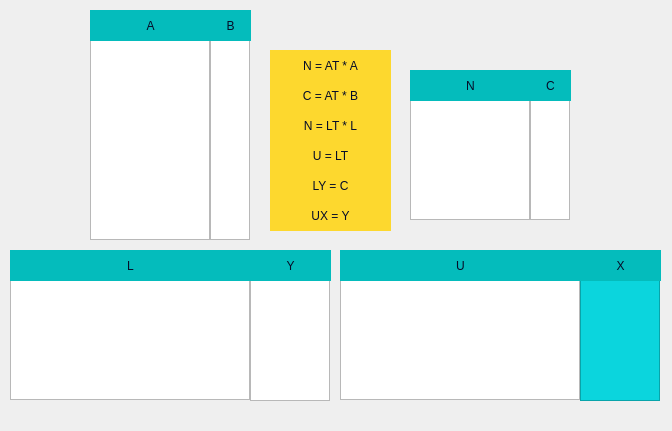
<?xml version="1.0" encoding="UTF-8"?>
<ui version="4.0">
 <class>MainWindow</class>
 <widget class="QMainWindow" name="MainWindow">
  <property name="geometry">
   <rect>
    <x>0</x>
    <y>0</y>
    <width>672</width>
    <height>431</height>
   </rect>
  </property>
  <property name="sizePolicy">
   <sizepolicy hsizetype="Minimum" vsizetype="Minimum">
    <horstretch>0</horstretch>
    <verstretch>0</verstretch>
   </sizepolicy>
  </property>
  <property name="windowTitle">
   <string>MainWindow</string>
  </property>
  <widget class="QWidget" name="centralwidget">
   <widget class="QTableWidget" name="matrixA">
    <property name="geometry">
     <rect>
      <x>90</x>
      <y>40</y>
      <width>120</width>
      <height>200</height>
     </rect>
    </property>
    <property name="sizePolicy">
     <sizepolicy hsizetype="Expanding" vsizetype="Expanding">
      <horstretch>0</horstretch>
      <verstretch>0</verstretch>
     </sizepolicy>
    </property>
    <property name="styleSheet">
     <string notr="true">font: 12pt &quot;Comic Sans MS&quot;;
color: rgb(5, 12, 40);</string>
    </property>
    <property name="verticalScrollBarPolicy">
     <enum>Qt::ScrollBarAlwaysOff</enum>
    </property>
    <property name="horizontalScrollBarPolicy">
     <enum>Qt::ScrollBarAlwaysOff</enum>
    </property>
    <property name="editTriggers">
     <set>QAbstractItemView::NoEditTriggers</set>
    </property>
    <attribute name="horizontalHeaderVisible">
     <bool>false</bool>
    </attribute>
    <attribute name="horizontalHeaderMinimumSectionSize">
     <number>40</number>
    </attribute>
    <attribute name="horizontalHeaderDefaultSectionSize">
     <number>40</number>
    </attribute>
    <attribute name="verticalHeaderVisible">
     <bool>false</bool>
    </attribute>
    <attribute name="verticalHeaderDefaultSectionSize">
     <number>40</number>
    </attribute>
   </widget>
   <widget class="QTableWidget" name="matrixB">
    <property name="geometry">
     <rect>
      <x>210</x>
      <y>40</y>
      <width>40</width>
      <height>200</height>
     </rect>
    </property>
    <property name="styleSheet">
     <string notr="true">font: 12pt &quot;Comic Sans MS&quot;;
color: rgb(5, 12, 40);</string>
    </property>
    <property name="verticalScrollBarPolicy">
     <enum>Qt::ScrollBarAlwaysOff</enum>
    </property>
    <property name="horizontalScrollBarPolicy">
     <enum>Qt::ScrollBarAlwaysOff</enum>
    </property>
    <property name="editTriggers">
     <set>QAbstractItemView::NoEditTriggers</set>
    </property>
    <attribute name="horizontalHeaderVisible">
     <bool>false</bool>
    </attribute>
    <attribute name="horizontalHeaderMinimumSectionSize">
     <number>40</number>
    </attribute>
    <attribute name="horizontalHeaderDefaultSectionSize">
     <number>40</number>
    </attribute>
    <attribute name="horizontalHeaderHighlightSections">
     <bool>true</bool>
    </attribute>
    <attribute name="verticalHeaderVisible">
     <bool>false</bool>
    </attribute>
    <attribute name="verticalHeaderDefaultSectionSize">
     <number>40</number>
    </attribute>
   </widget>
   <widget class="QTableWidget" name="matrixN">
    <property name="geometry">
     <rect>
      <x>410</x>
      <y>100</y>
      <width>120</width>
      <height>120</height>
     </rect>
    </property>
    <property name="sizePolicy">
     <sizepolicy hsizetype="Expanding" vsizetype="Expanding">
      <horstretch>0</horstretch>
      <verstretch>0</verstretch>
     </sizepolicy>
    </property>
    <property name="styleSheet">
     <string notr="true">font: 12pt &quot;Comic Sans MS&quot;;
color: rgb(5, 12, 40);</string>
    </property>
    <property name="verticalScrollBarPolicy">
     <enum>Qt::ScrollBarAlwaysOff</enum>
    </property>
    <property name="horizontalScrollBarPolicy">
     <enum>Qt::ScrollBarAlwaysOff</enum>
    </property>
    <property name="editTriggers">
     <set>QAbstractItemView::NoEditTriggers</set>
    </property>
    <attribute name="horizontalHeaderVisible">
     <bool>false</bool>
    </attribute>
    <attribute name="horizontalHeaderMinimumSectionSize">
     <number>40</number>
    </attribute>
    <attribute name="horizontalHeaderDefaultSectionSize">
     <number>40</number>
    </attribute>
    <attribute name="verticalHeaderVisible">
     <bool>false</bool>
    </attribute>
    <attribute name="verticalHeaderDefaultSectionSize">
     <number>40</number>
    </attribute>
   </widget>
   <widget class="QLabel" name="label">
    <property name="geometry">
     <rect>
      <x>90</x>
      <y>10</y>
      <width>121</width>
      <height>31</height>
     </rect>
    </property>
    <property name="styleSheet">
     <string notr="true">color: rgb(5, 12, 40);
background-color: rgb(4, 188, 188);
font: 18pt &quot;Comic Sans MS&quot;;</string>
    </property>
    <property name="text">
     <string>A</string>
    </property>
    <property name="alignment">
     <set>Qt::AlignCenter</set>
    </property>
   </widget>
   <widget class="QLabel" name="label_2">
    <property name="geometry">
     <rect>
      <x>210</x>
      <y>10</y>
      <width>41</width>
      <height>31</height>
     </rect>
    </property>
    <property name="styleSheet">
     <string notr="true">color: rgb(5, 12, 40);
background-color: rgb(4, 188, 188);
font: 18pt &quot;Comic Sans MS&quot;;</string>
    </property>
    <property name="text">
     <string>B</string>
    </property>
    <property name="alignment">
     <set>Qt::AlignCenter</set>
    </property>
   </widget>
   <widget class="QLabel" name="label_3">
    <property name="geometry">
     <rect>
      <x>410</x>
      <y>70</y>
      <width>121</width>
      <height>31</height>
     </rect>
    </property>
    <property name="styleSheet">
     <string notr="true">background-color: rgb(4, 188, 188);
color: rgb(5, 12, 40);
font: 18pt &quot;Comic Sans MS&quot;;</string>
    </property>
    <property name="text">
     <string>N</string>
    </property>
    <property name="alignment">
     <set>Qt::AlignCenter</set>
    </property>
   </widget>
   <widget class="QTableWidget" name="matrixC">
    <property name="geometry">
     <rect>
      <x>530</x>
      <y>100</y>
      <width>40</width>
      <height>120</height>
     </rect>
    </property>
    <property name="sizePolicy">
     <sizepolicy hsizetype="Expanding" vsizetype="Expanding">
      <horstretch>0</horstretch>
      <verstretch>0</verstretch>
     </sizepolicy>
    </property>
    <property name="styleSheet">
     <string notr="true">font: 12pt &quot;Comic Sans MS&quot;;
color: rgb(5, 12, 40);</string>
    </property>
    <property name="verticalScrollBarPolicy">
     <enum>Qt::ScrollBarAlwaysOff</enum>
    </property>
    <property name="horizontalScrollBarPolicy">
     <enum>Qt::ScrollBarAlwaysOff</enum>
    </property>
    <property name="editTriggers">
     <set>QAbstractItemView::NoEditTriggers</set>
    </property>
    <attribute name="horizontalHeaderVisible">
     <bool>false</bool>
    </attribute>
    <attribute name="horizontalHeaderMinimumSectionSize">
     <number>40</number>
    </attribute>
    <attribute name="horizontalHeaderDefaultSectionSize">
     <number>40</number>
    </attribute>
    <attribute name="verticalHeaderVisible">
     <bool>false</bool>
    </attribute>
    <attribute name="verticalHeaderDefaultSectionSize">
     <number>40</number>
    </attribute>
   </widget>
   <widget class="QLabel" name="label_4">
    <property name="geometry">
     <rect>
      <x>530</x>
      <y>70</y>
      <width>41</width>
      <height>31</height>
     </rect>
    </property>
    <property name="styleSheet">
     <string notr="true">background-color: rgb(4, 188, 188);
color: rgb(5, 12, 40);
font: 18pt &quot;Comic Sans MS&quot;;</string>
    </property>
    <property name="text">
     <string>C</string>
    </property>
    <property name="alignment">
     <set>Qt::AlignCenter</set>
    </property>
   </widget>
   <widget class="QTableWidget" name="matrixL">
    <property name="geometry">
     <rect>
      <x>10</x>
      <y>280</y>
      <width>240</width>
      <height>120</height>
     </rect>
    </property>
    <property name="sizePolicy">
     <sizepolicy hsizetype="Expanding" vsizetype="Expanding">
      <horstretch>0</horstretch>
      <verstretch>0</verstretch>
     </sizepolicy>
    </property>
    <property name="styleSheet">
     <string notr="true">font: 12pt &quot;Comic Sans MS&quot;;
color: rgb(5, 12, 40);</string>
    </property>
    <property name="verticalScrollBarPolicy">
     <enum>Qt::ScrollBarAlwaysOff</enum>
    </property>
    <property name="horizontalScrollBarPolicy">
     <enum>Qt::ScrollBarAlwaysOff</enum>
    </property>
    <property name="editTriggers">
     <set>QAbstractItemView::NoEditTriggers</set>
    </property>
    <attribute name="horizontalHeaderVisible">
     <bool>false</bool>
    </attribute>
    <attribute name="horizontalHeaderMinimumSectionSize">
     <number>40</number>
    </attribute>
    <attribute name="horizontalHeaderDefaultSectionSize">
     <number>80</number>
    </attribute>
    <attribute name="verticalHeaderVisible">
     <bool>false</bool>
    </attribute>
    <attribute name="verticalHeaderDefaultSectionSize">
     <number>40</number>
    </attribute>
   </widget>
   <widget class="QTableWidget" name="matrixU">
    <property name="geometry">
     <rect>
      <x>340</x>
      <y>280</y>
      <width>240</width>
      <height>120</height>
     </rect>
    </property>
    <property name="sizePolicy">
     <sizepolicy hsizetype="Expanding" vsizetype="Expanding">
      <horstretch>0</horstretch>
      <verstretch>0</verstretch>
     </sizepolicy>
    </property>
    <property name="styleSheet">
     <string notr="true">font: 12pt &quot;Comic Sans MS&quot;;
color: rgb(5, 12, 40);</string>
    </property>
    <property name="verticalScrollBarPolicy">
     <enum>Qt::ScrollBarAlwaysOff</enum>
    </property>
    <property name="horizontalScrollBarPolicy">
     <enum>Qt::ScrollBarAlwaysOff</enum>
    </property>
    <property name="editTriggers">
     <set>QAbstractItemView::NoEditTriggers</set>
    </property>
    <attribute name="horizontalHeaderVisible">
     <bool>false</bool>
    </attribute>
    <attribute name="horizontalHeaderMinimumSectionSize">
     <number>40</number>
    </attribute>
    <attribute name="horizontalHeaderDefaultSectionSize">
     <number>80</number>
    </attribute>
    <attribute name="verticalHeaderVisible">
     <bool>false</bool>
    </attribute>
    <attribute name="verticalHeaderDefaultSectionSize">
     <number>40</number>
    </attribute>
   </widget>
   <widget class="QTableWidget" name="matrixY">
    <property name="geometry">
     <rect>
      <x>250</x>
      <y>280</y>
      <width>80</width>
      <height>121</height>
     </rect>
    </property>
    <property name="styleSheet">
     <string notr="true">font: 12pt &quot;Comic Sans MS&quot;;
color: rgb(5, 12, 40);</string>
    </property>
    <property name="verticalScrollBarPolicy">
     <enum>Qt::ScrollBarAlwaysOff</enum>
    </property>
    <property name="horizontalScrollBarPolicy">
     <enum>Qt::ScrollBarAlwaysOff</enum>
    </property>
    <property name="editTriggers">
     <set>QAbstractItemView::NoEditTriggers</set>
    </property>
    <attribute name="horizontalHeaderVisible">
     <bool>false</bool>
    </attribute>
    <attribute name="horizontalHeaderMinimumSectionSize">
     <number>40</number>
    </attribute>
    <attribute name="horizontalHeaderDefaultSectionSize">
     <number>80</number>
    </attribute>
    <attribute name="horizontalHeaderHighlightSections">
     <bool>true</bool>
    </attribute>
    <attribute name="verticalHeaderVisible">
     <bool>false</bool>
    </attribute>
    <attribute name="verticalHeaderDefaultSectionSize">
     <number>40</number>
    </attribute>
   </widget>
   <widget class="QTableWidget" name="matrixX">
    <property name="geometry">
     <rect>
      <x>580</x>
      <y>280</y>
      <width>80</width>
      <height>121</height>
     </rect>
    </property>
    <property name="styleSheet">
     <string notr="true">font: 12pt &quot;Comic Sans MS&quot;;
background-color: rgb(11, 213, 221);
color: rgb(5, 12, 40);</string>
    </property>
    <property name="verticalScrollBarPolicy">
     <enum>Qt::ScrollBarAlwaysOff</enum>
    </property>
    <property name="horizontalScrollBarPolicy">
     <enum>Qt::ScrollBarAlwaysOff</enum>
    </property>
    <property name="editTriggers">
     <set>QAbstractItemView::NoEditTriggers</set>
    </property>
    <attribute name="horizontalHeaderVisible">
     <bool>false</bool>
    </attribute>
    <attribute name="horizontalHeaderMinimumSectionSize">
     <number>40</number>
    </attribute>
    <attribute name="horizontalHeaderDefaultSectionSize">
     <number>80</number>
    </attribute>
    <attribute name="horizontalHeaderHighlightSections">
     <bool>true</bool>
    </attribute>
    <attribute name="verticalHeaderVisible">
     <bool>false</bool>
    </attribute>
    <attribute name="verticalHeaderDefaultSectionSize">
     <number>40</number>
    </attribute>
   </widget>
   <widget class="QLabel" name="label_5">
    <property name="geometry">
     <rect>
      <x>250</x>
      <y>250</y>
      <width>81</width>
      <height>31</height>
     </rect>
    </property>
    <property name="styleSheet">
     <string notr="true">background-color: rgb(4, 188, 188);
color: rgb(5, 12, 40);
font: 18pt &quot;Comic Sans MS&quot;;</string>
    </property>
    <property name="text">
     <string>Y</string>
    </property>
    <property name="alignment">
     <set>Qt::AlignCenter</set>
    </property>
   </widget>
   <widget class="QLabel" name="label_6">
    <property name="geometry">
     <rect>
      <x>10</x>
      <y>250</y>
      <width>241</width>
      <height>31</height>
     </rect>
    </property>
    <property name="styleSheet">
     <string notr="true">background-color: rgb(4, 188, 188);
color: rgb(5, 12, 40);
font: 18pt &quot;Comic Sans MS&quot;;</string>
    </property>
    <property name="text">
     <string>L</string>
    </property>
    <property name="alignment">
     <set>Qt::AlignCenter</set>
    </property>
   </widget>
   <widget class="QLabel" name="label_7">
    <property name="geometry">
     <rect>
      <x>340</x>
      <y>250</y>
      <width>241</width>
      <height>31</height>
     </rect>
    </property>
    <property name="styleSheet">
     <string notr="true">background-color: rgb(4, 188, 188);
color: rgb(5, 12, 40);
font: 18pt &quot;Comic Sans MS&quot;;</string>
    </property>
    <property name="text">
     <string>U</string>
    </property>
    <property name="alignment">
     <set>Qt::AlignCenter</set>
    </property>
   </widget>
   <widget class="QLabel" name="label_8">
    <property name="geometry">
     <rect>
      <x>580</x>
      <y>250</y>
      <width>81</width>
      <height>31</height>
     </rect>
    </property>
    <property name="styleSheet">
     <string notr="true">background-color: rgb(4, 188, 188);
color: rgb(5, 12, 40);
font: 18pt &quot;Comic Sans MS&quot;;</string>
    </property>
    <property name="text">
     <string>X</string>
    </property>
    <property name="alignment">
     <set>Qt::AlignCenter</set>
    </property>
   </widget>
   <widget class="QLabel" name="label_9">
    <property name="geometry">
     <rect>
      <x>270</x>
      <y>50</y>
      <width>121</width>
      <height>31</height>
     </rect>
    </property>
    <property name="styleSheet">
     <string notr="true">color: rgb(5, 12, 40);
font: 18pt &quot;Comic Sans MS&quot;;
background-color: rgb(253, 216, 46);</string>
    </property>
    <property name="text">
     <string>N = AT * A</string>
    </property>
    <property name="alignment">
     <set>Qt::AlignCenter</set>
    </property>
   </widget>
   <widget class="QLabel" name="label_10">
    <property name="geometry">
     <rect>
      <x>270</x>
      <y>80</y>
      <width>121</width>
      <height>31</height>
     </rect>
    </property>
    <property name="styleSheet">
     <string notr="true">color: rgb(5, 12, 40);
font: 18pt &quot;Comic Sans MS&quot;;
background-color: rgb(253, 216, 46);</string>
    </property>
    <property name="text">
     <string>C = AT * B</string>
    </property>
    <property name="alignment">
     <set>Qt::AlignCenter</set>
    </property>
   </widget>
   <widget class="QLabel" name="label_11">
    <property name="geometry">
     <rect>
      <x>270</x>
      <y>110</y>
      <width>121</width>
      <height>31</height>
     </rect>
    </property>
    <property name="styleSheet">
     <string notr="true">color: rgb(5, 12, 40);
background-color: rgb(253, 216, 46);
font: 18pt &quot;Comic Sans MS&quot;;</string>
    </property>
    <property name="text">
     <string>N = LT * L</string>
    </property>
    <property name="alignment">
     <set>Qt::AlignCenter</set>
    </property>
   </widget>
   <widget class="QLabel" name="label_12">
    <property name="geometry">
     <rect>
      <x>270</x>
      <y>140</y>
      <width>121</width>
      <height>31</height>
     </rect>
    </property>
    <property name="styleSheet">
     <string notr="true">color: rgb(5, 12, 40);
background-color: rgb(253, 216, 46);
font: 18pt &quot;Comic Sans MS&quot;;</string>
    </property>
    <property name="text">
     <string>U = LT</string>
    </property>
    <property name="alignment">
     <set>Qt::AlignCenter</set>
    </property>
   </widget>
   <widget class="QLabel" name="label_13">
    <property name="geometry">
     <rect>
      <x>270</x>
      <y>170</y>
      <width>121</width>
      <height>31</height>
     </rect>
    </property>
    <property name="styleSheet">
     <string notr="true">color: rgb(5, 12, 40);
background-color: rgb(253, 216, 46);
font: 18pt &quot;Comic Sans MS&quot;;</string>
    </property>
    <property name="text">
     <string>LY = C</string>
    </property>
    <property name="alignment">
     <set>Qt::AlignCenter</set>
    </property>
   </widget>
   <widget class="QLabel" name="label_14">
    <property name="geometry">
     <rect>
      <x>270</x>
      <y>200</y>
      <width>121</width>
      <height>31</height>
     </rect>
    </property>
    <property name="styleSheet">
     <string notr="true">color: rgb(5, 12, 40);
background-color: rgb(253, 216, 46);
font: 18pt &quot;Comic Sans MS&quot;;</string>
    </property>
    <property name="text">
     <string>UX = Y</string>
    </property>
    <property name="alignment">
     <set>Qt::AlignCenter</set>
    </property>
   </widget>
  </widget>
  <widget class="QMenuBar" name="menubar">
   <property name="geometry">
    <rect>
     <x>0</x>
     <y>0</y>
     <width>672</width>
     <height>21</height>
    </rect>
   </property>
  </widget>
 </widget>
 <resources/>
 <connections/>
</ui>
